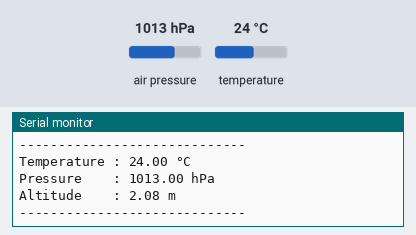
This program was run on a simulated ESP32. On the bench: the last lines printed to the serial monitor. The test bench sets the inputs (shaded band); at power-on: air pressure 1013 hPa, temperature 24 °C.

Above: at 1.2 s.
1.3 s: air pressure set to 952 hPa
At 2.6 s:
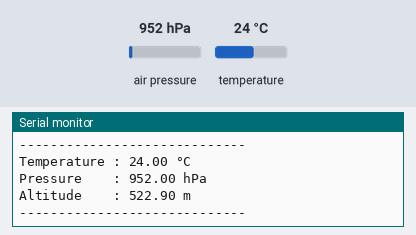
2.8 s: temperature set to 12 °C
4.3 s: air pressure set to 975 hPa
At 5.9 s:
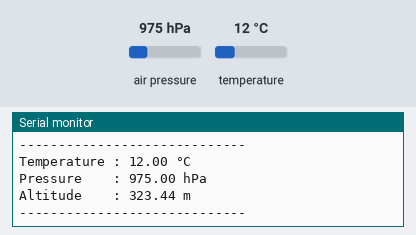
Timing chart, 0 to 7.4 s (numbered marks = the images above; inputs shaded):
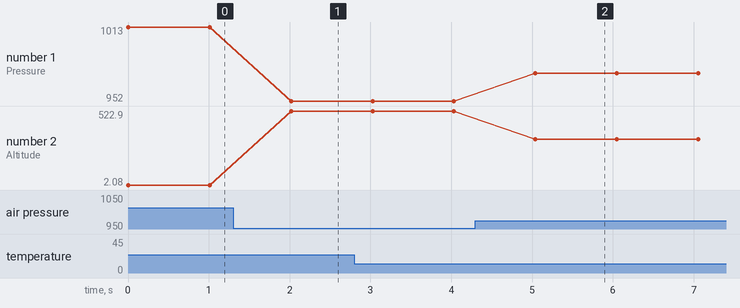

Measured:
- after the input at 1.3 s, the serial monitor: prints a new line after 0.72 s (image 1)
- after the input at 4.3 s, the serial monitor: prints a new line after 0.74 s (image 2)
- plotted number 1: 1013 → 952 after the input at 1.3 s, 952 → 975 after the input at 4.3 s
- plotted number 2: 2.08 → 522.9 after the input at 1.3 s, 522.9 → 323.44 after the input at 4.3 s

The program:

main.cpp
```cpp
#include <Arduino.h>
#include <Wire.h>
#include <Adafruit_BMP280.h>

Adafruit_BMP280 bmp;

void setup()
{
    Serial.begin(115200);

    Wire.begin(21, 22);

    Serial.println("Initializing BMP280...");

    if (!bmp.begin(0x76))
    {
        Serial.println("BMP280 NOT FOUND!");

        while (1);
    }

    Serial.println("BMP280 Initialized Successfully");
    Serial.println();
}

void loop()
{
    float temperature = bmp.readTemperature();
    float pressure = bmp.readPressure() / 100.0;   // hPa
    float altitude = bmp.readAltitude(1013.25);    // Sea-level pressure

    Serial.print("Temperature : ");
    Serial.print(temperature);
    Serial.println(" °C");

    Serial.print("Pressure    : ");
    Serial.print(pressure);
    Serial.println(" hPa");

    Serial.print("Altitude    : ");
    Serial.print(altitude);
    Serial.println(" m");

    Serial.println("-----------------------------");

    delay(1000);
}
```
